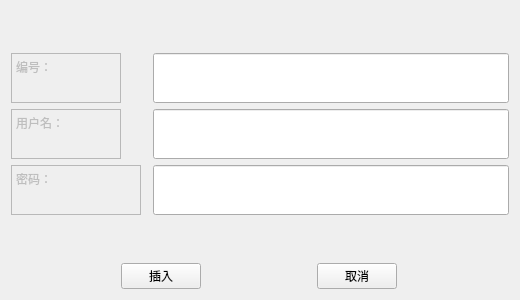
<?xml version="1.0" encoding="UTF-8"?>
<ui version="4.0">
 <class>PatientInfo</class>
 <widget class="QWidget" name="PatientInfo">
  <property name="windowModality">
   <enum>Qt::ApplicationModal</enum>
  </property>
  <property name="geometry">
   <rect>
    <x>0</x>
    <y>0</y>
    <width>520</width>
    <height>300</height>
   </rect>
  </property>
  <property name="minimumSize">
   <size>
    <width>520</width>
    <height>300</height>
   </size>
  </property>
  <property name="maximumSize">
   <size>
    <width>520</width>
    <height>300</height>
   </size>
  </property>
  <property name="windowTitle">
   <string>插入用户</string>
  </property>
  <layout class="QVBoxLayout" name="verticalLayout">
   <item>
    <layout class="QFormLayout" name="formLayout_2">
     <property name="fieldGrowthPolicy">
      <enum>QFormLayout::ExpandingFieldsGrow</enum>
     </property>
     <property name="labelAlignment">
      <set>Qt::AlignLeading|Qt::AlignLeft|Qt::AlignVCenter</set>
     </property>
     <property name="formAlignment">
      <set>Qt::AlignLeading|Qt::AlignLeft|Qt::AlignVCenter</set>
     </property>
     <property name="horizontalSpacing">
      <number>12</number>
     </property>
     <item row="1" column="0">
      <widget class="QTextEdit" name="textEdit_3">
       <property name="enabled">
        <bool>false</bool>
       </property>
       <property name="sizePolicy">
        <sizepolicy hsizetype="Expanding" vsizetype="Fixed">
         <horstretch>0</horstretch>
         <verstretch>0</verstretch>
        </sizepolicy>
       </property>
       <property name="minimumSize">
        <size>
         <width>110</width>
         <height>50</height>
        </size>
       </property>
       <property name="maximumSize">
        <size>
         <width>110</width>
         <height>50</height>
        </size>
       </property>
       <property name="html">
        <string>&lt;!DOCTYPE HTML PUBLIC &quot;-//W3C//DTD HTML 4.0//EN&quot; &quot;http://www.w3.org/TR/REC-html40/strict.dtd&quot;&gt;
&lt;html&gt;&lt;head&gt;&lt;meta name=&quot;qrichtext&quot; content=&quot;1&quot; /&gt;&lt;style type=&quot;text/css&quot;&gt;
p, li { white-space: pre-wrap; }
&lt;/style&gt;&lt;/head&gt;&lt;body style=&quot; font-family:'SimSun'; font-size:9pt; font-weight:400; font-style:normal;&quot;&gt;
&lt;p style=&quot; margin-top:0px; margin-bottom:0px; margin-left:0px; margin-right:0px; -qt-block-indent:0; text-indent:0px;&quot;&gt;用户名：&lt;/p&gt;&lt;/body&gt;&lt;/html&gt;</string>
       </property>
      </widget>
     </item>
     <item row="1" column="1">
      <widget class="QLineEdit" name="usernameEdit">
       <property name="sizePolicy">
        <sizepolicy hsizetype="Expanding" vsizetype="Preferred">
         <horstretch>0</horstretch>
         <verstretch>0</verstretch>
        </sizepolicy>
       </property>
       <property name="minimumSize">
        <size>
         <width>0</width>
         <height>50</height>
        </size>
       </property>
       <property name="maximumSize">
        <size>
         <width>16777215</width>
         <height>50</height>
        </size>
       </property>
      </widget>
     </item>
     <item row="2" column="0">
      <widget class="QTextEdit" name="textEdit_4">
       <property name="enabled">
        <bool>false</bool>
       </property>
       <property name="sizePolicy">
        <sizepolicy hsizetype="Expanding" vsizetype="Fixed">
         <horstretch>0</horstretch>
         <verstretch>0</verstretch>
        </sizepolicy>
       </property>
       <property name="minimumSize">
        <size>
         <width>130</width>
         <height>50</height>
        </size>
       </property>
       <property name="maximumSize">
        <size>
         <width>130</width>
         <height>50</height>
        </size>
       </property>
       <property name="html">
        <string>&lt;!DOCTYPE HTML PUBLIC &quot;-//W3C//DTD HTML 4.0//EN&quot; &quot;http://www.w3.org/TR/REC-html40/strict.dtd&quot;&gt;
&lt;html&gt;&lt;head&gt;&lt;meta name=&quot;qrichtext&quot; content=&quot;1&quot; /&gt;&lt;style type=&quot;text/css&quot;&gt;
p, li { white-space: pre-wrap; }
&lt;/style&gt;&lt;/head&gt;&lt;body style=&quot; font-family:'SimSun'; font-size:9pt; font-weight:400; font-style:normal;&quot;&gt;
&lt;p style=&quot; margin-top:0px; margin-bottom:0px; margin-left:0px; margin-right:0px; -qt-block-indent:0; text-indent:0px;&quot;&gt;密码：&lt;/p&gt;&lt;/body&gt;&lt;/html&gt;</string>
       </property>
      </widget>
     </item>
     <item row="2" column="1">
      <widget class="QLineEdit" name="passwordEdit">
       <property name="sizePolicy">
        <sizepolicy hsizetype="Expanding" vsizetype="Preferred">
         <horstretch>0</horstretch>
         <verstretch>0</verstretch>
        </sizepolicy>
       </property>
       <property name="minimumSize">
        <size>
         <width>0</width>
         <height>50</height>
        </size>
       </property>
       <property name="maximumSize">
        <size>
         <width>16777215</width>
         <height>50</height>
        </size>
       </property>
      </widget>
     </item>
     <item row="0" column="0">
      <widget class="QTextEdit" name="textEdit_5">
       <property name="enabled">
        <bool>false</bool>
       </property>
       <property name="sizePolicy">
        <sizepolicy hsizetype="Expanding" vsizetype="Fixed">
         <horstretch>0</horstretch>
         <verstretch>0</verstretch>
        </sizepolicy>
       </property>
       <property name="minimumSize">
        <size>
         <width>110</width>
         <height>50</height>
        </size>
       </property>
       <property name="maximumSize">
        <size>
         <width>110</width>
         <height>50</height>
        </size>
       </property>
       <property name="html">
        <string>&lt;!DOCTYPE HTML PUBLIC &quot;-//W3C//DTD HTML 4.0//EN&quot; &quot;http://www.w3.org/TR/REC-html40/strict.dtd&quot;&gt;
&lt;html&gt;&lt;head&gt;&lt;meta name=&quot;qrichtext&quot; content=&quot;1&quot; /&gt;&lt;style type=&quot;text/css&quot;&gt;
p, li { white-space: pre-wrap; }
&lt;/style&gt;&lt;/head&gt;&lt;body style=&quot; font-family:'SimSun'; font-size:9pt; font-weight:400; font-style:normal;&quot;&gt;
&lt;p style=&quot; margin-top:0px; margin-bottom:0px; margin-left:0px; margin-right:0px; -qt-block-indent:0; text-indent:0px;&quot;&gt;编号：&lt;/p&gt;&lt;/body&gt;&lt;/html&gt;</string>
       </property>
      </widget>
     </item>
     <item row="0" column="1">
      <widget class="QLineEdit" name="noEdit">
       <property name="sizePolicy">
        <sizepolicy hsizetype="Expanding" vsizetype="Preferred">
         <horstretch>0</horstretch>
         <verstretch>0</verstretch>
        </sizepolicy>
       </property>
       <property name="minimumSize">
        <size>
         <width>0</width>
         <height>50</height>
        </size>
       </property>
       <property name="maximumSize">
        <size>
         <width>16777215</width>
         <height>50</height>
        </size>
       </property>
      </widget>
     </item>
    </layout>
   </item>
   <item>
    <layout class="QHBoxLayout" name="horizontalLayout_8">
     <property name="sizeConstraint">
      <enum>QLayout::SetFixedSize</enum>
     </property>
     <item>
      <widget class="QPushButton" name="btn_insert">
       <property name="sizePolicy">
        <sizepolicy hsizetype="Fixed" vsizetype="Fixed">
         <horstretch>0</horstretch>
         <verstretch>0</verstretch>
        </sizepolicy>
       </property>
       <property name="text">
        <string>插入</string>
       </property>
      </widget>
     </item>
     <item>
      <widget class="QPushButton" name="btn_quit">
       <property name="sizePolicy">
        <sizepolicy hsizetype="Fixed" vsizetype="Fixed">
         <horstretch>0</horstretch>
         <verstretch>0</verstretch>
        </sizepolicy>
       </property>
       <property name="text">
        <string>取消</string>
       </property>
      </widget>
     </item>
    </layout>
   </item>
  </layout>
 </widget>
 <resources/>
 <connections/>
</ui>
